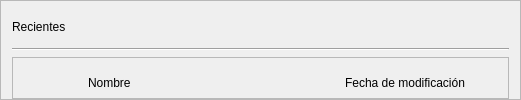
      <widget class="QFrame" name="frame_2">
       <property name="sizePolicy">
        <sizepolicy hsizetype="Preferred" vsizetype="Preferred">
         <horstretch>0</horstretch>
         <verstretch>0</verstretch>
        </sizepolicy>
       </property>
       <property name="styleSheet">
        <string notr="true"/>
       </property>
       <property name="frameShape">
        <enum>QFrame::StyledPanel</enum>
       </property>
       <property name="frameShadow">
        <enum>QFrame::Raised</enum>
       </property>
       <layout class="QVBoxLayout" name="verticalLayout_7">
        <property name="topMargin">
         <number>0</number>
        </property>
        <property name="bottomMargin">
         <number>0</number>
        </property>
        <item>
         <layout class="QHBoxLayout" name="horizontalLayout_6">
          <property name="topMargin">
           <number>10</number>
          </property>
          <item>
           <widget class="QLabel" name="label_subTitle2">
            <property name="text">
             <string>Recientes</string>
            </property>
           </widget>
          </item>
          <item>
           <spacer name="horizontalSpacer_3">
            <property name="orientation">
             <enum>Qt::Horizontal</enum>
            </property>
            <property name="sizeHint" stdset="0">
             <size>
              <width>40</width>
              <height>20</height>
             </size>
            </property>
           </spacer>
          </item>
         </layout>
        </item>
        <item>
         <widget class="Line" name="line_2">
          <property name="orientation">
           <enum>Qt::Horizontal</enum>
          </property>
         </widget>
        </item>
        <item>
         <widget class="QFrame" name="frame_cardTitle">
          <property name="sizePolicy">
           <sizepolicy hsizetype="Preferred" vsizetype="Fixed">
            <horstretch>0</horstretch>
            <verstretch>0</verstretch>
           </sizepolicy>
          </property>
          <property name="minimumSize">
           <size>
            <width>0</width>
            <height>0</height>
           </size>
          </property>
          <property name="maximumSize">
           <size>
            <width>16777215</width>
            <height>16777215</height>
           </size>
          </property>
          <property name="frameShape">
           <enum>QFrame::StyledPanel</enum>
          </property>
          <property name="frameShadow">
           <enum>QFrame::Raised</enum>
          </property>
          <layout class="QHBoxLayout" name="horizontalLayout_7">
           <property name="spacing">
            <number>5</number>
           </property>
           <property name="leftMargin">
            <number>20</number>
           </property>
           <property name="topMargin">
            <number>10</number>
           </property>
           <property name="rightMargin">
            <number>23</number>
           </property>
           <property name="bottomMargin">
            <number>0</number>
           </property>
           <item>
            <widget class="QLabel" name="label_icon1">
             <property name="sizePolicy">
              <sizepolicy hsizetype="Preferred" vsizetype="Preferred">
               <horstretch>30</horstretch>
               <verstretch>30</verstretch>
              </sizepolicy>
             </property>
             <property name="minimumSize">
              <size>
               <width>30</width>
               <height>30</height>
              </size>
             </property>
             <property name="maximumSize">
              <size>
               <width>30</width>
               <height>30</height>
              </size>
             </property>
             <property name="text">
              <string/>
             </property>
             <property name="pixmap">
              <pixmap>../resources/iconos/iconos_frame_inicio/doc_basic.svg</pixmap>
             </property>
             <property name="scaledContents">
              <bool>true</bool>
             </property>
            </widget>
           </item>
           <item>
            <layout class="QVBoxLayout" name="verticalLayout_6">
             <property name="leftMargin">
              <number>20</number>
             </property>
             <item>
              <widget class="QLabel" name="label_subTitle3">
               <property name="text">
                <string>Nombre</string>
               </property>
              </widget>
             </item>
            </layout>
           </item>
           <item>
            <spacer name="horizontalSpacer_15">
             <property name="orientation">
              <enum>Qt::Horizontal</enum>
             </property>
             <property name="sizeHint" stdset="0">
              <size>
               <width>189</width>
               <height>20</height>
              </size>
             </property>
            </spacer>
           </item>
           <item>
            <widget class="QLabel" name="label_subTitle4">
             <property name="minimumSize">
              <size>
               <width>160</width>
               <height>0</height>
              </size>
             </property>
             <property name="maximumSize">
              <size>
               <width>160</width>
               <height>16777215</height>
              </size>
             </property>
             <property name="text">
              <string>Fecha de modificación</string>
             </property>
             <property name="alignment">
              <set>Qt::AlignCenter</set>
             </property>
            </widget>
           </item>
          </layout>
         </widget>
        </item>
       </layout>
      </widget>
